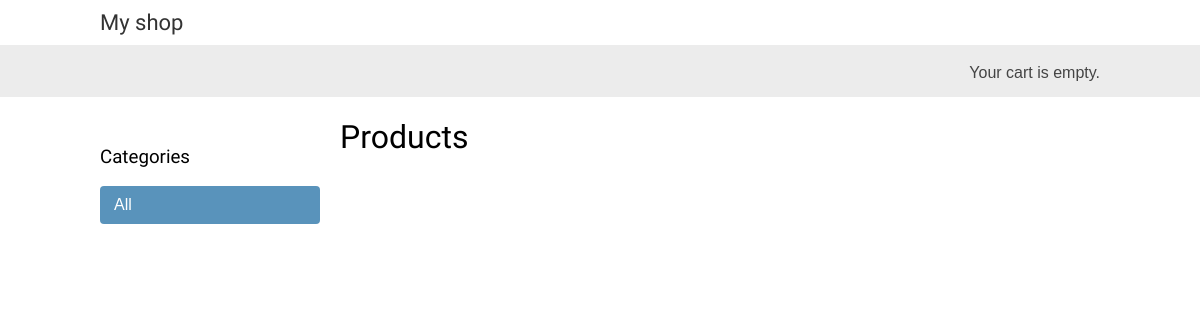
Before: / with the older database file.
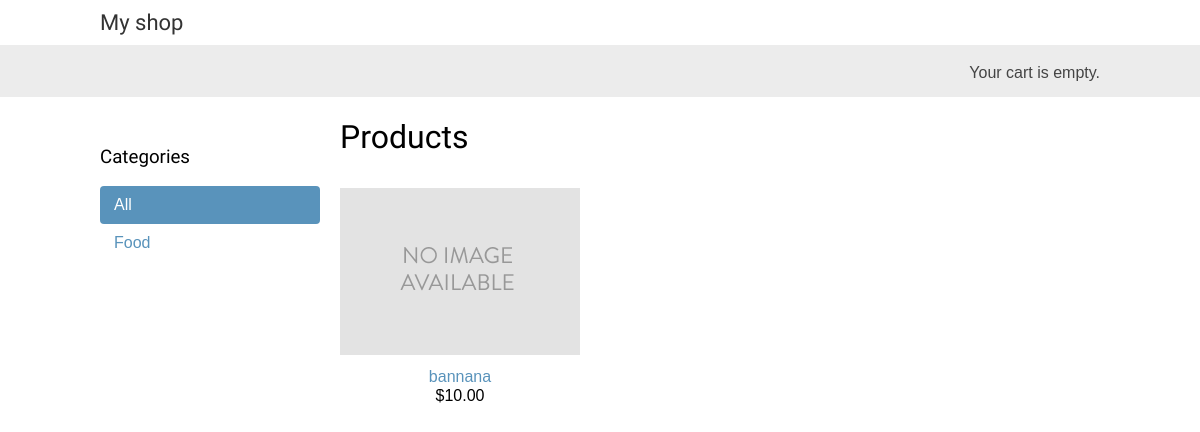
After: the same page with the newer database file.
### shop/models.py (models this page shows, shortened)
class Category(models.Model):
    name = models.CharField(max_length=100, db_index=True)
    slug = models.SlugField(max_length=100, unique=True)
    class Meta:
        ordering = ('name',)
        verbose_name = 'category'
        verbose_name_plural = 'categories'
    def get_absolute_url(self):
        return reverse('shop:product_list_by_category',
                       args=[self.slug])

class Product(models.Model):
    category = models.ForeignKey(Category,
                                 related_name='products',
                                 on_delete=models.CASCADE)
    name = models.CharField(max_length=200, db_index=True)
    slug = models.SlugField(max_length=200)
    image = models.ImageField(upload_to='product/%Y/%m/%d', blank=True)
    description = models.TextField(blank=True)
    price = models.DecimalField(max_digits=10, decimal_places=2)
    available = models.BooleanField(default=True)
    created = models.DateTimeField(auto_now_add=True)
    updated = models.DateTimeField(auto_now=True)
    class Meta:
        ordering = ('name',)
        index_together = (('id', 'slug'),)
    def get_absolute_url(self):
        return reverse('shop:product_detail',
                       args=[self.id, self.slug])

### shop/views.py (the view)
# urls.py: path('', product_list, name='product_list'),
def product_list(request, category_slug=None):
    category = None
    categories = Category.objects.all()
    products = Product.objects.filter(available=True)
    if category_slug:
        category = get_object_or_404(Category, slug=category_slug)
        products = products.filter(category=category)
    return render(request,
                  'shop/product/list.html',
                  {'category': category,
                   'categories': categories,
                   'products': products})

### shop/templates/shop/product/list.html (shortened to what this page needs)
{% extends "shop/base.html" %}
{% load static %}
{% block content %}
  <div id="sidebar">
    <h3>Categories</h3>
    <ul>
      <li {% if not category %}class="selected"{% endif %}>
        <a href="{% url "shop:product_list" %}">All</a>
      </li>
      {% for c in categories %}
        <li {% if category.slug == c.slug %}class="selected"{% endif %}>
          <a href="{{ c.get_absolute_url }}">{{ c.name }}</a>
        </li>
      {% endfor %}
    </ul>
  </div>
  <div id="main" class="product-list">
    <h1>{% if category %}{{ category.name }}{% else %}Products{% endif %}</h1>
    {% for product in products %}
      <div class="item">
        <a href="{{ product.get_absolute_url }}">
          <img src="{% if product.image %}{{ product.image.url }}{% else %}{% static "img/no_image.png" %}{% endif %}">
        </a>
        <a href="{{ product.get_absolute_url }}">{{ product.name }}</a>
        <br>
        ${{ product.price }}
      </div>
    {% endfor %}
  </div>
{% endblock %}

### shop/templates/shop/base.html (shortened to what this page needs)
{% load static %}
<!DOCTYPE html>
<html>
  <head>
    <link href="{% static "css/base.css" %}" rel="stylesheet">
  </head>
  <body>
    <div id="header">
      <a href="/" class="logo">My shop</a>
    </div>
    <div id="subheader">
      <div class="cart">
        {% with total_items=cart|length %}
          {% if total_items > 0 %}
            Your cart:
            <a href="{% url "cart:cart_detail" %}">
              {{ total_items }} item{{ total_items|pluralize }},
              ${{ cart.get_total_price }}
            </a>
          {% else %}
            Your cart is empty.
          {% endif %}
        {% endwith %}
      </div>
    </div>
    <div id="content">
      {% block content %}
      {% endblock %}
    </div>
  </body>
</html>

### shop/static/css/base.css (style rules this page uses)
body { margin:0; padding:0; font-family:helvetica, sans-serif; }
h1, h2, h3, h4, h5 , h6 { font-family: 'Ubuntu', sans-serif; font-weight:normal; }
a { text-decoration:none; color:#5993bb; }
#header { padding:10px 100px; font-size:18px; overflow:auto; }
#subheader { background:#ececec; color:#444; padding:15px 100px; overflow:auto; }
#header .logo { font-family: 'Ubuntu', sans-serif; float:left; color:#333; font-size:22px; margin-right:10%; }
#subheader .cart { float:right; padding-top:4px; }
#content { padding:0 100px; overflow:hidden; }
#sidebar { width:220px; padding:30px 20px 0 0; float:left; }
#sidebar ul { margin:0; padding:0; }
#sidebar ul li { margin:0; list-style:none; padding:10px 14px; }
#sidebar ul li a { display:block; }
#sidebar ul li.selected { background:#5993bb; border-radius:4px; }
#sidebar ul li.selected a { color:#fff; }
#main { float:left; width: 96%; margin-right:-220px; overflow:hidden; }
.product-list .item { width:25%; padding:10px 20px 10px 0; float:left; text-align:center; line-height:1.2; }
.product-list .item img { width:100%; margin-bottom:8px; }

Changed rows visible on the page:
added Category: name "Food"
added Product: name "bannana", price "10.00"
